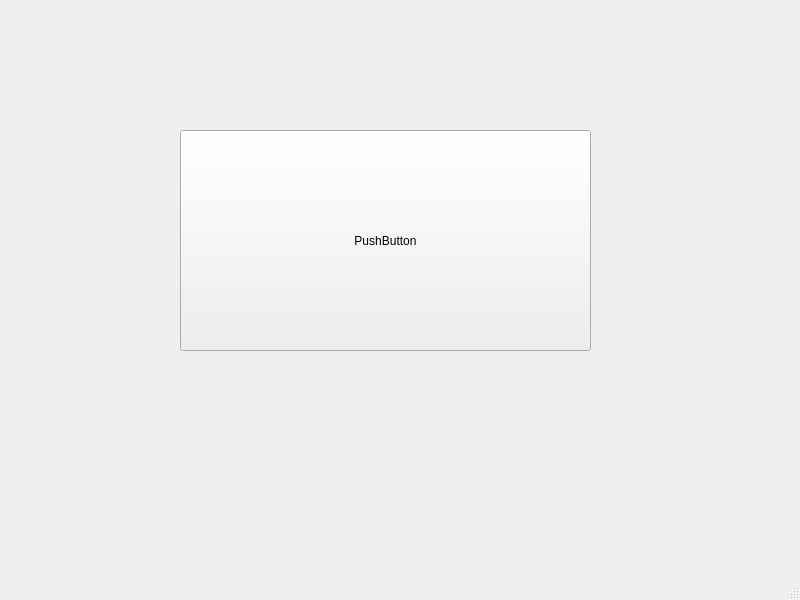
<?xml version="1.0" encoding="UTF-8"?>
<ui version="4.0">
 <class>MainWindow</class>
 <widget class="QMainWindow" name="MainWindow">
  <property name="geometry">
   <rect>
    <x>0</x>
    <y>0</y>
    <width>800</width>
    <height>600</height>
   </rect>
  </property>
  <property name="windowTitle">
   <string>MainWindow</string>
  </property>
  <widget class="QWidget" name="centralwidget">
   <widget class="QPushButton" name="pushButton">
    <property name="geometry">
     <rect>
      <x>180</x>
      <y>130</y>
      <width>411</width>
      <height>221</height>
     </rect>
    </property>
    <property name="text">
     <string>PushButton</string>
    </property>
   </widget>
  </widget>
  <widget class="QMenuBar" name="menubar">
   <property name="geometry">
    <rect>
     <x>0</x>
     <y>0</y>
     <width>800</width>
     <height>31</height>
    </rect>
   </property>
  </widget>
  <widget class="QStatusBar" name="statusbar"/>
 </widget>
 <resources/>
 <connections/>
</ui>
